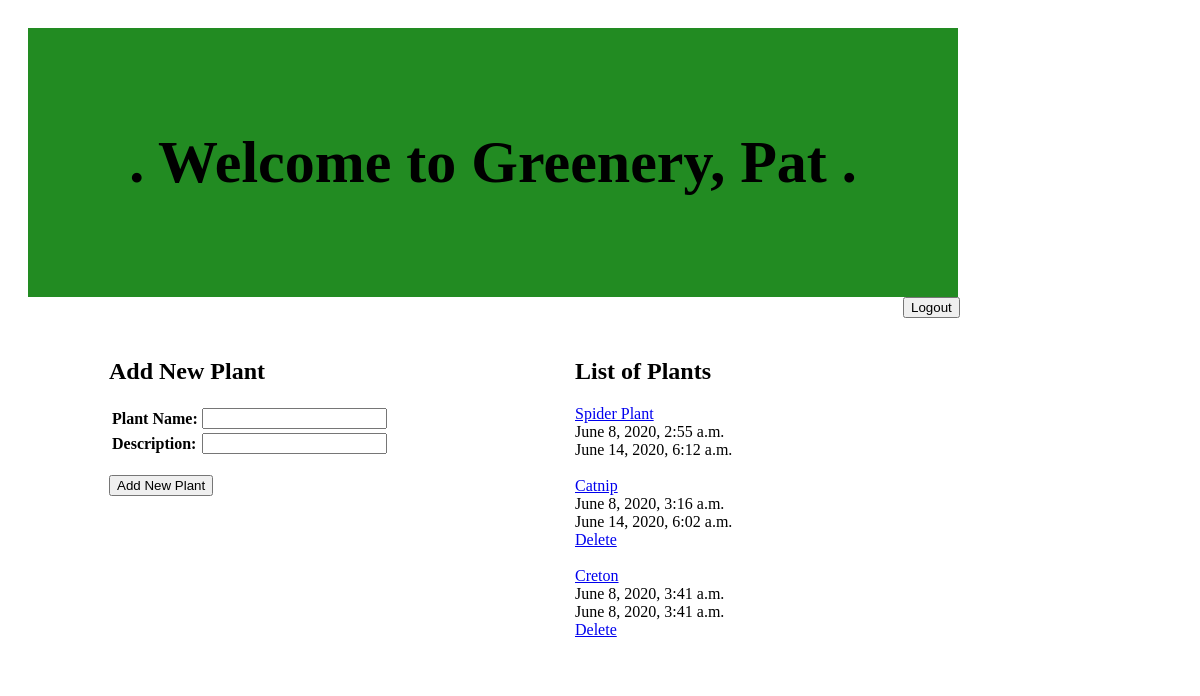
The page /main (signed in) on the database its author committed.
### Greenery_App/models.py (models this page shows)
class User(models.Model):
    first_name = models.CharField(max_length = 255)
    last_name = models.CharField(max_length = 255)
    email = models.CharField(max_length = 255)
    password = models.CharField(max_length = 255)
    created_at = models.DateTimeField(auto_now_add = True)
    updated_at = models.DateTimeField(auto_now = True)
    objects = UserManager()

class Plant(models.Model):
    plant_name = models.CharField(max_length = 255)
    description = models.TextField()
    poster = models.ForeignKey(User, related_name = 'plants', on_delete = models.CASCADE)
    created_at = models.DateTimeField(auto_now_add = True)
    updated_at = models.DateTimeField(auto_now = True)
    objects = PlantManager()

### Greenery_App/views.py (the view)
# urls.py: path('main', views.main),
def main(request):
    context = {
        'all_plants': Plant.objects.all()
    }
    return render(request, 'main.html', context)

### Greenery_App/templates/main.html (shortened to what this page needs)
<!DOCTYPE html>
<html lang="en">
<head>
    {% load static %}
    <link rel="stylesheet" href="{% static 'main.css' %}">
</head>
<body>
    <div id="wrapper">
        <div id="header">
            <h1>. Welcome to Greenery, {{ request.session.name }} .</h1>
        </div>
        <div id="navi">
            <form action="/logout" method="POST">
            <input type="submit" value="Logout"></li>
            </form>
        </div>
        <div class="plant">
            <h2>Add New Plant</h2>
            <form action="/add_plant" method="POST">
                <table>
                    <tr>
                        <th>Plant Name:</th>
                        <td><input type="text" name="plant_name"></td>
                    </tr>
                    <tr>
                        <th>Description:</th>
                        <td><input type="textarea" name="description"></td>
                    </tr>
                </table>
                <br>
                <input type="submit" value="Add New Plant">
            </form>
        </div>
        <div class="plant">
            <h2>List of Plants</h2>
            {% for plant in all_plants %}
            <ul>
                <li><a href="/plant/{{plant.id}}">{{ plant.plant_name }}</a></li>
                <li>{{ plant.created_at }}</li>
                <li>{{ plant.updated_at }}</li>
            </ul>
            {% if request.session.id == plant.poster.id %}
            <a href="/delete/{{plant.id}}">Delete</a>
            <br>
            {% endif %}
            <br>
            {% endfor %}
        </div>
    </div>
</body>
</html>

### Greenery_App/static/main.css (style rules this page uses)
body { max-width: 950px; padding: 10px; }
#wrapper { max-width: 960px; margin: auto; background-color: white; padding: 10px; }
#header { padding: 60px; text-align: center; background-color: forestgreen; color: black; font-size: 30px; }
#navi { margin-left: 875px; }
.plant { display: inline-block; width: 300px; height: 300px; padding: 20px; vertical-align: top; margin-left: 61px; margin-right: 61px; text-align: left; overflow: scroll; }
.plant ul { list-style-type: none; margin: 0; padding: 0; }

### rows shown on the page
User: session.name "Pat"
Plant: plant_name "Spider Plant", created_at "June 8, 2020, 2:55 a.m.", updated_at "June 14, 2020, 6:12 a.m."
Plant: plant_name "Catnip", created_at "June 8, 2020, 3:16 a.m.", updated_at "June 14, 2020, 6:02 a.m."
Plant: plant_name "Creton", created_at "June 8, 2020, 3:41 a.m.", updated_at "June 8, 2020, 3:41 a.m."
